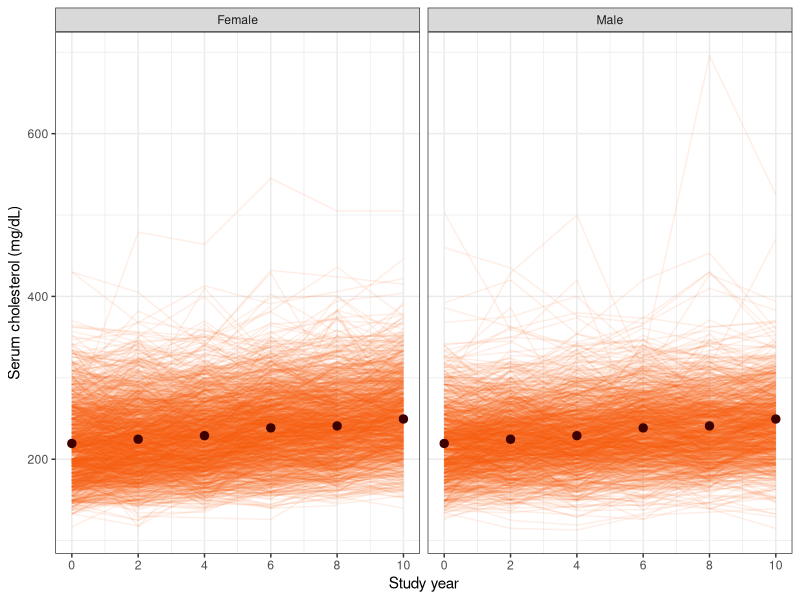
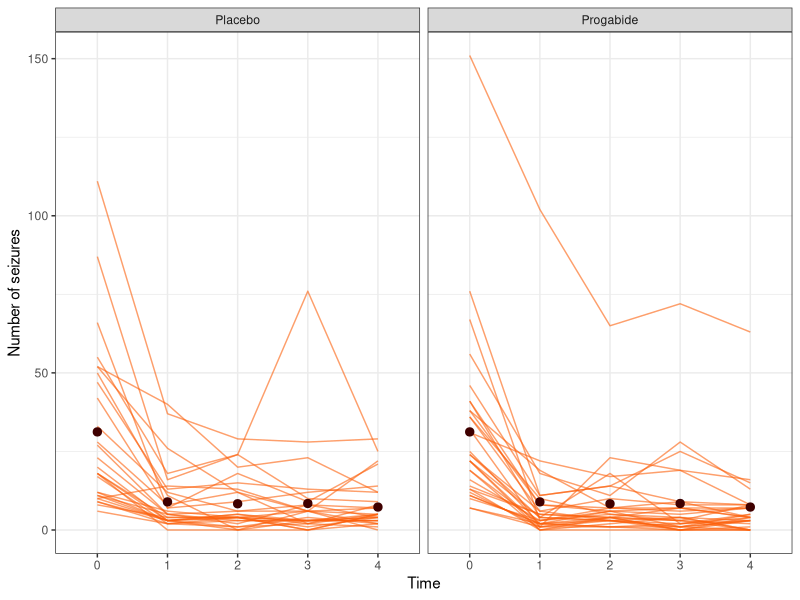
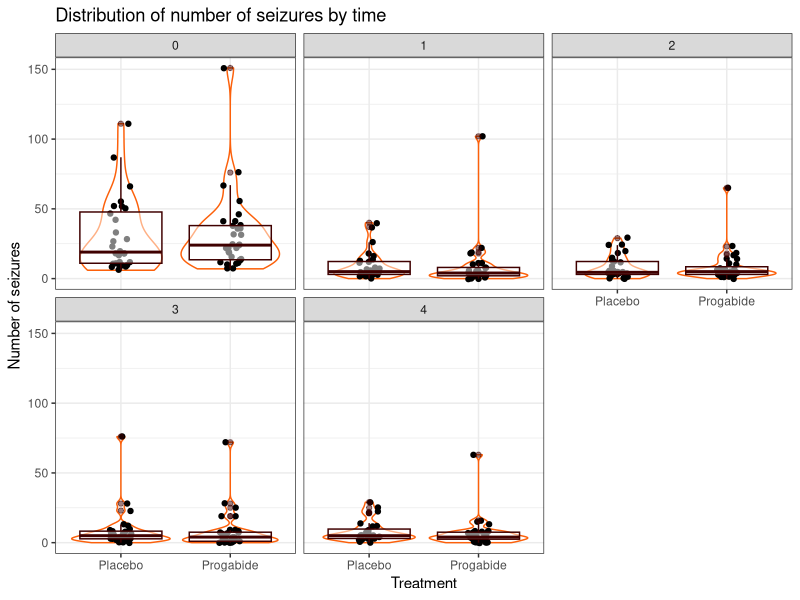
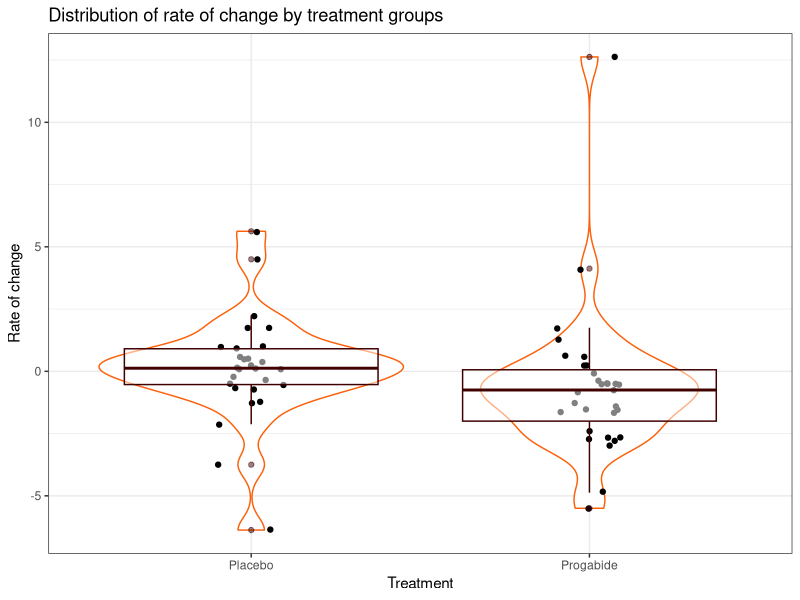

Write the R code that produced these figures, in order.
## ---- chunk 1
# setup
knitr::opts_chunk$set(echo = F, message = F, warning = F, cache = F)
options(knitr.kable.NA = '-')
labs = knitr::all_labels()
labs = labs[!labs %in% c("setup", "llm_appendix", "allcode")]

# clear workspace
rm(list = ls())

# load relevant libraries
library(tidyverse)
library(knitr)
library(lme4)
library(geepack)
library(psych)

# color selection
colors <- c("#FC600A", # dark orange
            "#C21460", # dark pink
            "#3F0000") # darker red
## ---- chunk 2
#########################
### Question 1
#########################

# read in Framingham data
FRM_wide <- read.table("data/framingham.dat",
                      col.names = c("age0", "sex", "bmi0", "bmi10", "cigarette",
                                "chol_0", "chol_2", "chol_4", "chol_6", 
                                "chol_8", "chol_10", "death"))
FRM_wide <- FRM_wide %>%
  # create new ID column and position it first
  dplyr::mutate(id = 1:nrow(FRM_wide)) %>%
  dplyr::select(id, names(FRM_wide)) %>%
  # rename levels of sex
  mutate(sex = ifelse(sex == 1, "Male", "Female"))


# reformat a long format
FRM_long <- FRM_wide %>%
  tidyr::pivot_longer(cols = dplyr::starts_with("chol_"),
                      names_to = "year",
                      names_prefix = "chol_",
                      values_to = "chl") %>%
  # correct `year` to numeric
  dplyr::mutate_at("year", as.integer)

# convert instances of -9 to NA and remove NAs
FRM_long <- replace(FRM_long, FRM_long == -9, NA) %>% tidyr::drop_na()

# produce a spaghetti plot of cholesterol over time for first 100 subjects
FRM_long %>%
  ggplot(aes(x = year, y = chl)) +
    geom_line(aes(group = id), alpha = 0.1, color = colors[1]) +
    geom_point(data = FRM_long %>%
                 group_by(year) %>%
                 summarize(mean = mean(chl)),
               aes(x = year, y = mean), size = 2.5, color = colors[3]) +
  xlab("Study year") + ylab("Serum cholesterol (mg/dL)") + 
  scale_x_continuous(breaks = seq(0,10,2)) +
  theme_bw() + 
  facet_wrap(vars(sex))
## ---- chunk 3
# Fit the linear mixed-effects model
# Random intercept and random slope for each subject
lmm_model <- lme4::lmer(chl ~ year * sex + age0 + bmi0 + (year | id),
                        data = FRM_long)

# Summary of the model to examine the fixed effects
lmm_model %>% summary %>% coef %>% 
  knitr::kable(digits = 3, 
               caption = "Coefficient estimates from linear mixed-effect model")

# Plot the fitted model to visualize the interaction effect
# FRM_long %>% 
#   ggplot(aes(x = year, y = chl, color = sex)) +
#     geom_jitter(width = 0.5, alpha = 0.4) +
#     geom_line(aes(y = predict(lmm_model))) +
#     theme_bw() +
#     scale_x_continuous(breaks = seq(0,10,2)) +
#     xlab("Study year") + ylab("Serum cholesterol (mg/dL)")

## ---- chunk 4
# Fit GEE model with independent working correlation structure
gee_independent <- geepack::geeglm(chl ~ year * sex + age0 + bmi0,
                                   id = id, data = FRM_long,
                                   corstr = "independence")

# Fit GEE model with exchangeable working correlation structure
gee_exchangeable <- geeglm(chl ~ year * sex + age0 + bmi0,
                           id = id, data = FRM_long, 
                           corstr = "exchangeable")

# Fit GEE model with AR(1) working correlation structure
gee_ar1 <- geeglm(chl ~ year * sex + age0 + bmi0,
                  id = id, data = FRM_long, 
                  corstr = "ar1")
## ---- chunk 5
# Summary of the models
cbind(
  lmm_model %>% summary %>% coef %>% data.frame %>%
    select(LMM = Estimate, SE = Std..Error),
  gee_independent %>% summary %>% coef %>% 
    select(GEE.indp = Estimate, SE = Std.err),
  gee_exchangeable %>% summary %>% coef %>% 
    select(GEE.exch = Estimate, SE = Std.err)) %>%
  # pretty print
  kable(digits = 3, 
        caption = "Coefficient estimates and corresponding standard errors")
## ---- chunk 6
#########################
### Question 2
#########################

# read in data
sixcity_long <- read.csv("data/sixcity-1.csv", col.names = c("X", "id", 
                        "disease", "age", "smoke", "ageXsmoke")) %>% select(-X)
# head(sixcity_long)
## ---- chunk 7
# Fit GLMM
glmm_model <- lme4::glmer(disease ~ age + smoke + ageXsmoke + (1 | id),
                          data = sixcity_long, 
                          family = binomial)

# Fit GEE model
gee_model <- geeglm(disease ~ age + smoke + ageXsmoke, id = id,
                    data = sixcity_long, 
                    family = binomial, corstr = "exchangeable")

# Fit transition Model
transition_model <- sixcity_long %>%
  # arrange complete cases of id and age
  tidyr::complete(id, age) %>%
  dplyr::arrange(id, age) %>%
  # create a lag variable for disease and remove NA values
  dplyr::group_by(id) %>%
  mutate(disease.lag = dplyr::lag(disease, default=NA)) %>%
  na.omit %>%
  # fit transition model from complete data with lag variable
  geeglm(disease ~ age + smoke + ageXsmoke + disease.lag, id = id, data = ., 
         family = binomial, corstr = "independence")

# Summary of the models
cbind(
  # add NA rows for GLMM and GEE columns (they do not have lag variable)
  glmm_model %>% summary %>% coef %>% data.frame %>% 
    select(GLMM = Estimate, SE = Std..Error) %>% rbind(disease.lag = rep(NA, 2)),
  gee_model %>% summary %>% coef %>% 
    select(GEE = Estimate, SE = Std.err) %>% rbind(rep(NA, 2)),
  transition_model %>% summary %>% coef %>%
    select(Transition = Estimate, SE = Std.err)) %>%
  # pretty print
  kable(digits = 3, caption = "Estimates and corresponding standard errors")
## ---- chunk 8
#########################
### Question 3
#########################

# read in data
seizure_wide <- read.csv("data/Seizure.csv")[,-1]
seizure_wide$rate_change <- seizure_wide$y4/2 - seizure_wide$y0/8
# seizure_wide %>% head

# convert to long format
seizure_long <- seizure_wide %>%
  pivot_longer(cols = starts_with("y"),
                      names_to = "time",
                      names_prefix = "y",
                      values_to = "seizures") %>% arrange(id, time)
## ---- chunk 9
seizure_long$tx <- ifelse(seizure_long$tx == "placebo", "Placebo", "Progabide")
seizure_wide$tx <- ifelse(seizure_wide$tx == "placebo", "Placebo", "Progabide")

# produce a spaghetti plot of seizure rates over time 
seizure_long %>%
  ggplot(aes(x = time, y = seizures)) +
    geom_line(aes(group = id), alpha = 0.6, color = colors[1]) +
    geom_point(data = seizure_long %>%
                 group_by(time) %>%
                 summarize(mean = mean(seizures)),
               aes(x = time, y = mean), size = 2.5, color = colors[3]) +
  xlab("Time") + ylab("Number of seizures") +
  # scale_x_continuous(breaks = seq(0,10,2)) +
  theme_bw() +
  facet_wrap(vars(tx))

# violin and box plots of number of seizures by treatment
ggplot(seizure_long, aes(x = tx, y = seizures)) + 
  geom_violin(color = colors[1]) +
  geom_jitter(width = 0.1) +
  geom_boxplot(alpha = 0.5, color = colors[3]) + 
  facet_wrap(~time) + 
  theme_bw() +
  labs(title = "Distribution of number of seizures by time",
       x = "Treatment", y = "Number of seizures")

# violin and box plots of rate of change by treatment
ggplot(seizure_wide, aes(x = tx, y = rate_change)) + 
  geom_violin(color = colors[1]) +
  geom_jitter(width = 0.1) +
  geom_boxplot(alpha = 0.5, color = colors[3]) + 
  theme_bw() +
  labs(title = "Distribution of rate of change by treatment groups",
       x = "Treatment", y = "Rate of change")
## ---- chunk 10
describeBy(seizure_wide[c(2,4:8)], seizure_wide$tx, skew=F)

# Correlation
by(seizure_wide[,-c(1,2,3,9)], INDICES = seizure_wide$tx, FUN=cor)


seizure_long$obstime <- ifelse(seizure_long$time > 0, 2, 8)
seizure_long$post <- seizure_long$time > 0

gee.robust <- geeglm(seizures ~ post * tx + offset(log(obstime)),
                     data = seizure_long, id = id,
                     family = poisson(link="log"),
                     corstr = "exchangeable", std.err = "san.se")

gee.robust %>% summary %>% coef %>% select(Estimate) %>% exp
paste("Exponentiated confidence interval:", round(exp(0.0265-0.222),3), ",", round(exp(0.0265+0.222),3))
